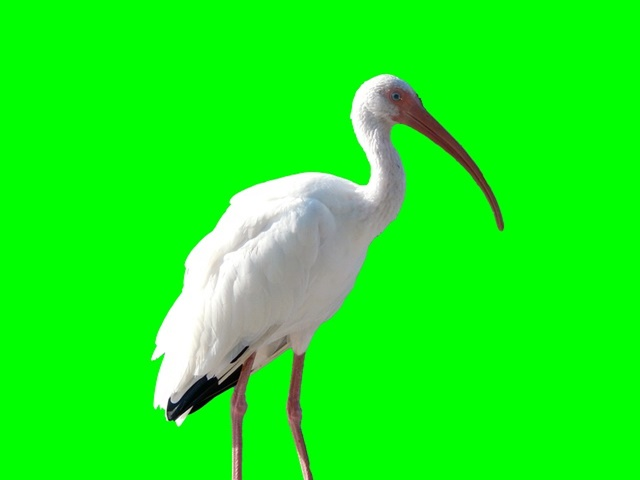
#> input picture DIP/ch9/images/chroma.jpg, 640 x 480 px
$ python chromakey.py
#> lines starting #> are read from the running program, lines starting #| are printed output that depends on the picture; after the words box and inside, x2 and y2 are one past the last pixel; in counts of white or black regions, pixels touching at a corner belong together
import cv2

img = cv2.imread("images/chroma.jpg", cv2.IMREAD_COLOR)
#> img is the input picture: shape (480, 640, 3); mean B, G, R 24.9, 242.8, 25.1
img2 = cv2.imread("images/chroma.jpg", cv2.IMREAD_COLOR)

converted = cv2.cvtColor(img, cv2.COLOR_BGR2HSV)
#> converted: shape (480, 640, 3); mean H, S, V 59, 222.7, 243.7

greenScreen = cv2.inRange(converted, (60 - 10, 100, 100), (60 + 10, 255, 255))
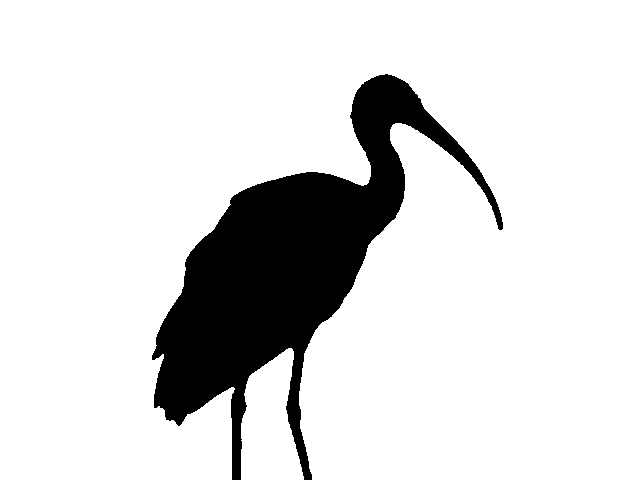
#> greenScreen: shape (480, 640); 86.1% white; 1 black region, box (x1, y1, x2, y2) and area: (152, 74, 503, 480) 42737

inverted = cv2.bitwise_not(greenScreen)

dst = cv2.bitwise_and(img, img, mask=inverted)
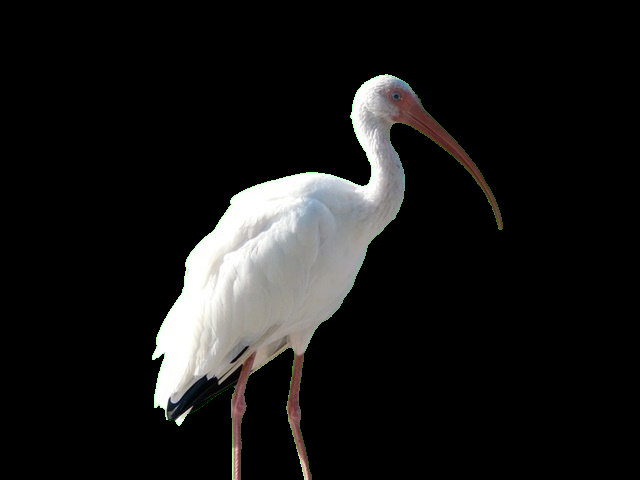
#> dst: shape (480, 640, 3); mean B, G, R 23.3, 23.9, 24.2
dst1 = cv2.bitwise_or(dst, img2, mask=greenScreen)
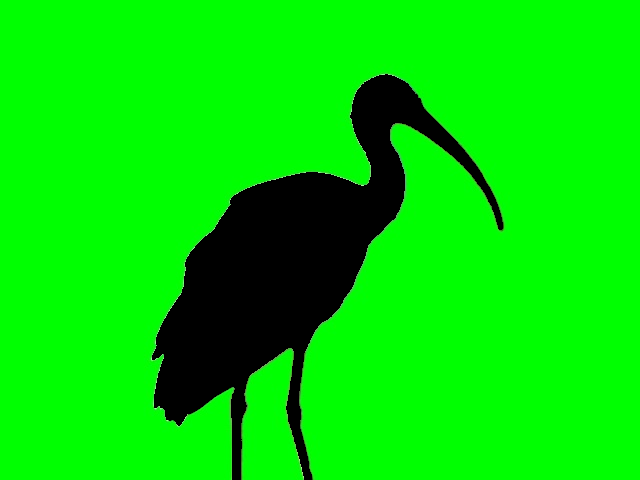
#> dst1: shape (480, 640, 3); mean B, G, R 1.6, 218.9, 0.8
final_result = cv2.bitwise_or(dst, dst1)

cv2.imshow("Original Image", img)
cv2.imshow("Green Screen Mask", greenScreen)
cv2.imshow("Result without Green Screen", dst)
cv2.imshow("Final Result", final_result)

cv2.waitKey(0)
cv2.destroyAllWindows()
